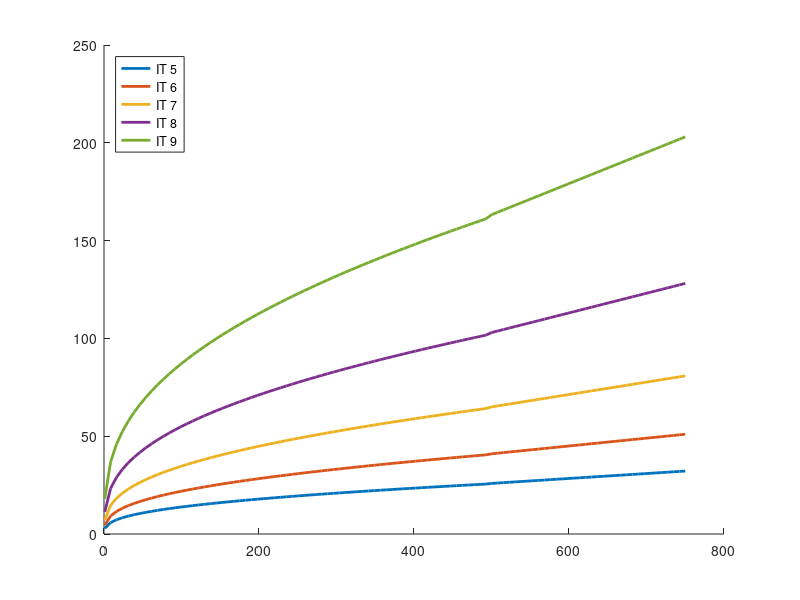

Here is the MATLAB script that generated this plot:
clc
close all
clear all


ITG =linspace(5,9,5);

D = linspace(1,750);

T=zeros(length(D),length(ITG));


for i=1:length(ITG)
 for j=1:length(D)
    
    if D(j) > 500
    T(j,i)=10^(0.2*(ITG(i)-1))*(0.004*D(j)+2.1);
    else 
    T(j,i)=10^(0.2*(ITG(i)-1))*(0.45*D(j)^(1/3)+D(j)*0.001);
    end
    
 end
end


hold on
plot(D,T(:,:),'LineWidth',2)
legend('IT 5','IT 6', 'IT 7','IT 8','IT 9','location','northwest')

